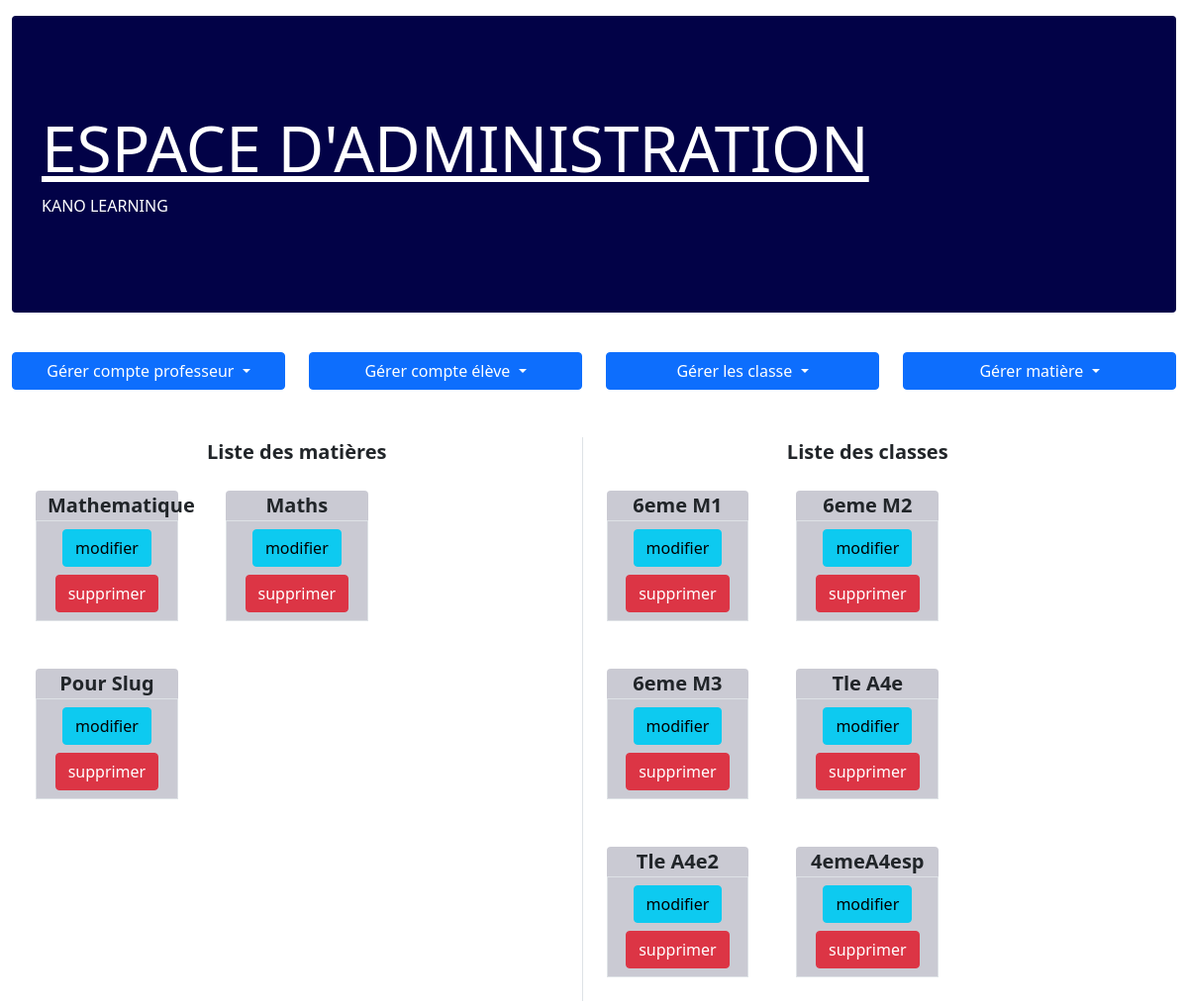
/indexadmin/, run on an earlier commit of the app's database.
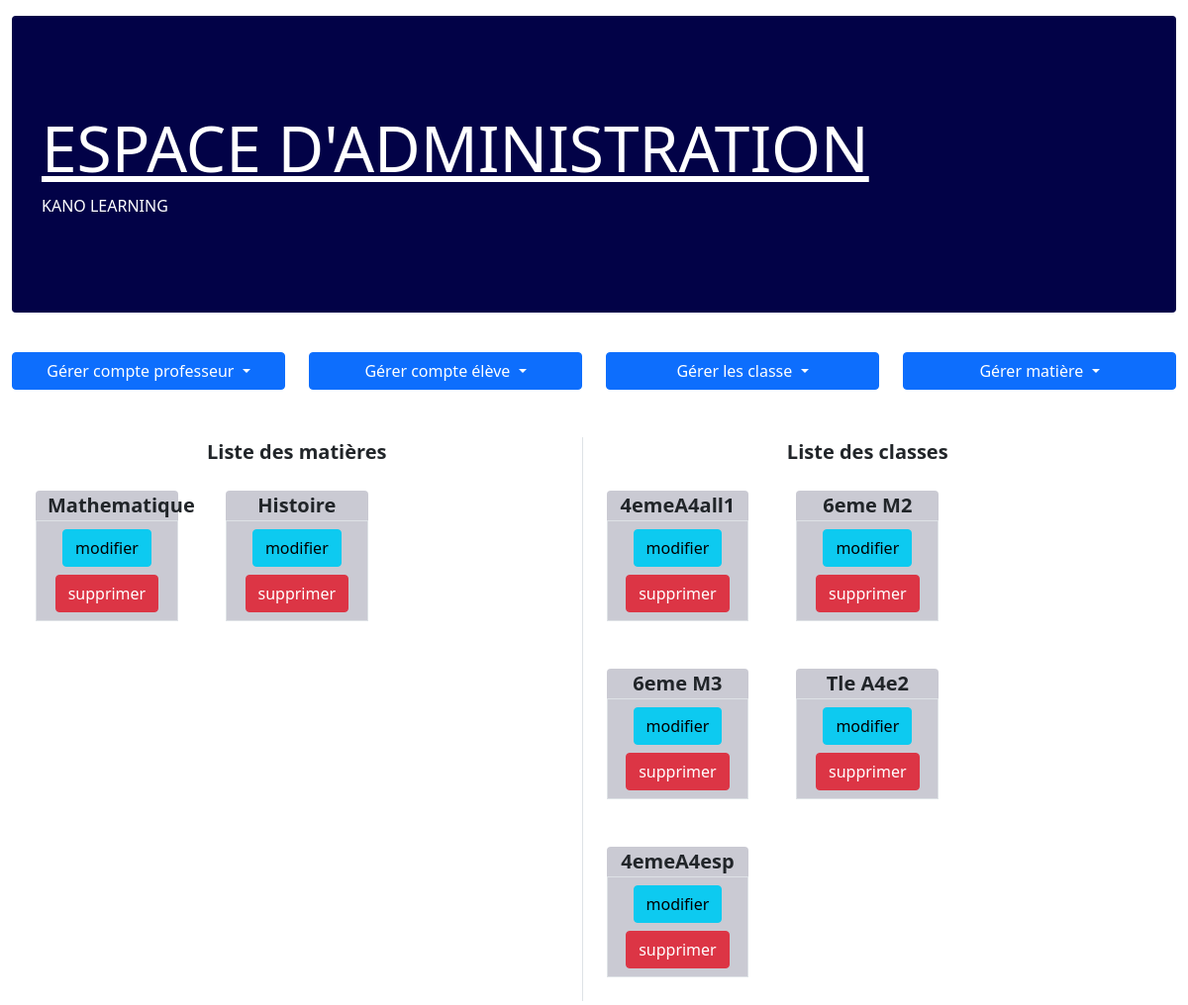
And on a later commit of the database.
### home/models.py (models this page shows, shortened)
class Matiere(models.Model):
    nom_matiere = models.CharField(max_length=128)

class Classe(models.Model):
    nom_Classe = models.CharField(max_length=100)

### home/views.py (the view)
# urls.py: path('indexadmin/', views.indexadmin, name="indexadmin"),
def indexadmin(request):
    classe = Classe.objects.all()
    matiere = Matiere.objects.all()
    context = {"classe": classe, "matiere": matiere}
    return render(request, "home/admin/index_admin.html", context)

### home/templates/home/Admin/index_admin.html
{% extends "home/admin/admin_base.html" %}
{% block content %}
{% load static %}
  <div class="container-fluid row mt-5 mb-5">
    <div class="col text-center fs-5 fw-bold border-end">
      Liste des matières<div class="row">
        {% for matiere in matiere %}
          <div class="col-3 m-4 text-black rounded fs-5 fw-bold" style="background-color: rgb(202, 202, 211);">
            {{ matiere.nom_matiere }}<div class="row border border-top">
              <div class="col">
                <a href="{% url "update_matiere" matiere.id %}" class="btn btn-info font-weight-semi-bold mt-2 border-right fs-6">modifier</a>
              </div>
              <div class="col">
                <a href="{% url "delete_matiere" matiere.id %}" class="btn btn-danger font-weight-semi-bold mt-2 border-right fs-6 mb-2">supprimer</a>
              </div>
            </div>
          </div>
        {% endfor %}
      </div>
    </div>
    <div class="col text-center fs-5 fw-bold">
      Liste des classes<div class="row">
        {% for classe in classe %}
          <div class="col-3 m-4 text-black rounded fs-5 fw-bold" style="background-color: rgb(202, 202, 211);">
            {{ classe.nom_Classe }}<div class="row border border-top">
              <div class="col">
                <a href="{% url "update_classe" classe.id %}" class="btn btn-info font-weight-semi-bold mt-2 border-right fs-6">modifier</a>
              </div>
              <div class="col">
                <a href="{% url "delete_classe" classe.id %}" class="btn btn-danger font-weight-semi-bold mt-2 border-right fs-6 mb-2">supprimer</a>
              </div>
            </div>
          </div>
        {% endfor %}
      </div>
  </div>
{% endblock %}

What changed in the data, as far as the page shows it:
removed Matiere: nom_matiere "Pour Slug"
removed Classe: nom_Classe "Tle A4e"
changed Matiere: nom_matiere "Maths" → "Histoire"
changed Classe: nom_Classe "6eme M1" → "4emeA4all1"
